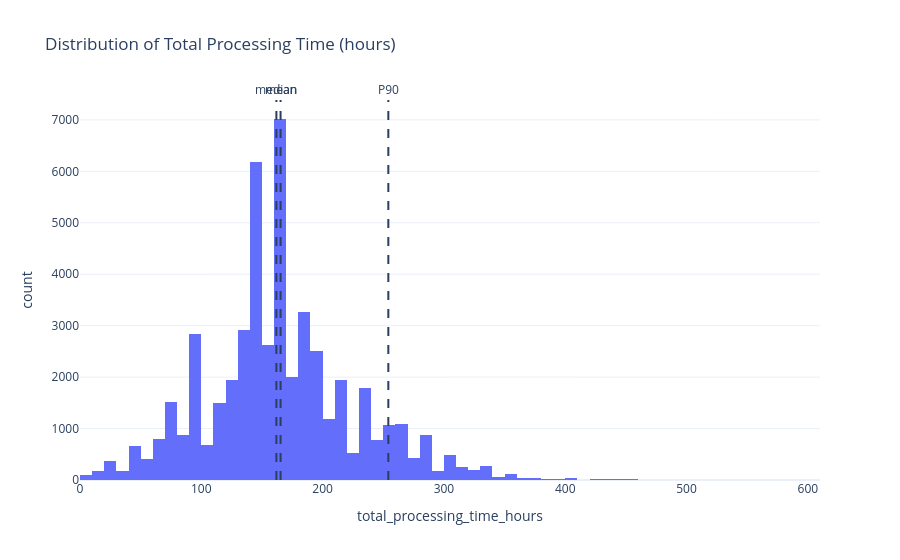

Notebook code for this chart:
### Markdown cell above
## Processing Time

### Code cell
stats = compute_cycle_time_stats(pi)
display(stats.round(1))

fig = px.histogram(pi, x="total_processing_time_hours", nbins=80,
                    title="Distribution of Total Processing Time (hours)")
for col, label in [("mean_hours", "mean"), ("median_hours", "median"), ("p90_hours", "P90")]:
    fig.add_vline(x=stats.loc[0, col], line_dash="dash",
                   annotation_text=label, annotation_position="top")
fig.show()

### Figure 1 — Plotly figure (JSON) as saved in the notebook; plotly's stock layout.template omitted (floating-point values rounded to 4 significant figures; data arrays with more than 128 entries replaced by an {"elided": "..."} marker saying what was removed)
{"data": [{"bingroup": "x", "hovertemplate": "total_processing_time_hours=%{x}<br>count=%{y}<extra></extra>", "legendgroup": "", "marker": {"color": "#636efa", "pattern": {"shape": ""}}, "name": "", "nbinsx": 80, "orientation": "v", "showlegend": false, "type": "histogram", "x": {"elided": "50000 float values"}, "xaxis": "x", "yaxis": "y"}], "layout": {"annotations": [{"showarrow": false, "text": "mean", "x": 165.3, "xanchor": "center", "xref": "x", "y": 1, "yanchor": "bottom", "yref": "y domain"}, {"showarrow": false, "text": "median", "x": 161.9, "xanchor": "center", "xref": "x", "y": 1, "yanchor": "bottom", "yref": "y domain"}, {"showarrow": false, "text": "P90", "x": 254.2, "xanchor": "center", "xref": "x", "y": 1, "yanchor": "bottom", "yref": "y domain"}], "barmode": "relative", "legend": {"tracegroupgap": 0}, "shapes": [{"line": {"dash": "dash"}, "type": "line", "x0": 165.3, "x1": 165.3, "xref": "x", "y0": 0, "y1": 1, "yref": "y domain"}, {"line": {"dash": "dash"}, "type": "line", "x0": 161.9, "x1": 161.9, "xref": "x", "y0": 0, "y1": 1, "yref": "y domain"}, {"line": {"dash": "dash"}, "type": "line", "x0": 254.2, "x1": 254.2, "xref": "x", "y0": 0, "y1": 1, "yref": "y domain"}], "title": {"text": "Distribution of Total Processing Time (hours)"}, "xaxis": {"anchor": "y", "domain": [0.0, 1.0], "title": {"text": "total_processing_time_hours"}}, "yaxis": {"anchor": "x", "domain": [0.0, 1.0], "title": {"text": "count"}}}}
